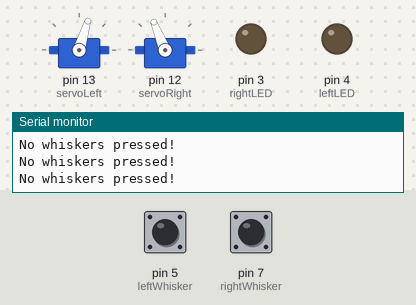
Bench run of a sketch on a simulated Arduino Uno, built with avr-gcc and run on an emulated ATmega328P. On the bench: 2 × servo, output pins drawn as LEDs (lit = HIGH), the last lines printed to the serial monitor. Inputs (shaded band) come from the test bench; at power-on: pin 5 (leftWhisker) HIGH, pin 7 (rightWhisker) HIGH.

Above: at 2.8 s.
2.9 s: pin 5 (leftWhisker) pulled LOW for 1.2 s
At 3.3 s:
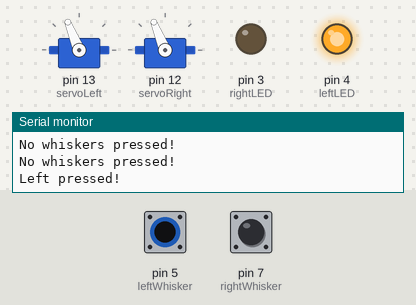
6.4 s: pin 7 (rightWhisker) pulled LOW for 1.2 s
At 7.7 s:
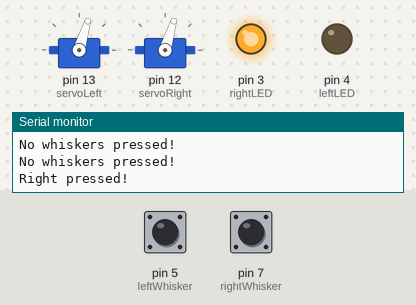
9.9 s: pin 7 (rightWhisker) pulled LOW for 3.2 s
At 14.3 s:
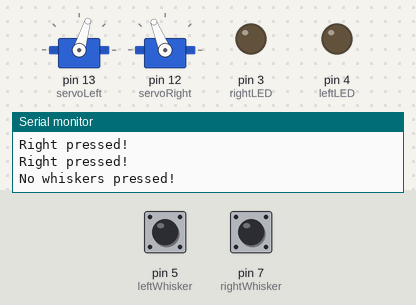
14.6 s: pin 5 (leftWhisker) pulled LOW for 3.2 s
At 15.8 s:
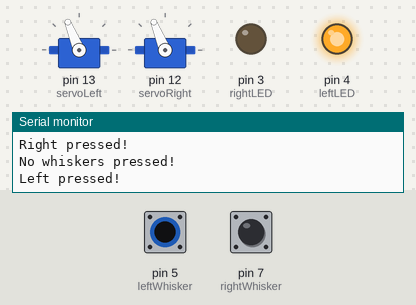
19.3 s: pin 5 (leftWhisker) driven LOW and pin 7 (rightWhisker) driven LOW
At 20.8 s:
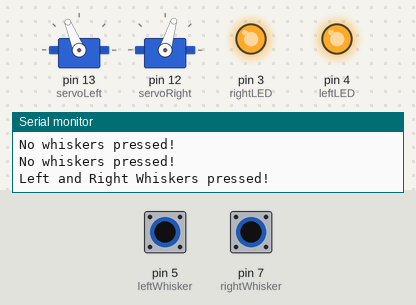
Timing chart, 0 to 22.3 s (numbered marks = the images above; inputs shaded):
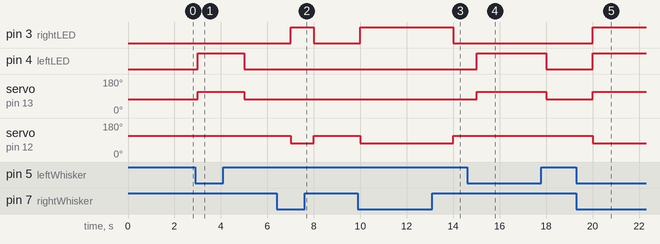

The sketch:

maze.ino
```cpp
#include <Servo.h>

Servo servoRight;
Servo servoLeft;


int leftWhisker = 5;
int rightWhisker = 7;
int rightLED = 3;
int leftLED =4;

void setup() {
  // put your setup code here, to run once:
  Serial.begin(9600);
  pinMode(leftWhisker, INPUT);
  pinMode(rightWhisker, INPUT);
  pinMode(rightLED, OUTPUT);
  pinMode(leftLED, OUTPUT);
  servoLeft.attach(13);
  servoRight.attach(12);
  servoLeft.writeMicroseconds(1500);
  servoRight.writeMicroseconds(1500);
}

void loop() {
  // put your main code here, to run repeatedly:
  int leftWValue = digitalRead(leftWhisker);
  int rightWValue = digitalRead(rightWhisker);


 /* Serial.print("Left: ");
  Serial.print(leftWValue);
  Serial.print("Right: ");
  Serial.print(rightWValue);
  */

  Serial.println("");

  if (leftWValue == 0 && rightWValue == 0){
    digitalWrite(leftLED, HIGH);
    digitalWrite(rightLED, HIGH);
    Serial.println("Left and Right Whiskers pressed!");
    backward();
    delay(1000);
    still();
  }
  else if (leftWValue == 0){
    digitalWrite(leftLED, HIGH);
    digitalWrite(rightLED, LOW);
    Serial.println("Left pressed!");
    cw();
    delay(1000);
    still();
  }
    else if (rightWValue == 0){
     digitalWrite(leftLED, LOW);
    digitalWrite(rightLED, HIGH);
    Serial.println("Right pressed!");
    ccw();
    delay(1000);
    still();
  }
  else {
     digitalWrite(leftLED, LOW);
    digitalWrite(rightLED, LOW);
    Serial.println("No whiskers pressed!");
    forward();
    delay(1000);
    still();
  }


}

void forward(){
  servoLeft.writeMicroseconds(1300);
  servoRight.writeMicroseconds(1700);
}

void backward(){
  servoLeft.writeMicroseconds(1700);
  servoRight.writeMicroseconds(1300);
}

void ccw(){
  servoLeft.writeMicroseconds(1300);
  servoRight.writeMicroseconds(1300);
}

void cw(){
  servoLeft.writeMicroseconds(1700);
  servoRight.writeMicroseconds(1700);
}

void still(){
  servoLeft.writeMicroseconds(1500);
  servoRight.writeMicroseconds(1500);
}
```

Measured:
- after the input at 2.9 s, pin 4 (leftLED): LOW → HIGH after 0.10 s, → LOW 2.0 s later; servo on pin 13 (servoLeft): 73° → 112° after 0.10 s, → 73° 2.0 s later
- after the input at 6.4 s, pin 3 (rightLED): LOW → HIGH after 0.60 s, → LOW 1.0 s later; servo on pin 12 (servoRight): 112° → 73° after 0.60 s, → 112° 1.0 s later
- after the input at 9.9 s, pin 3 (rightLED): LOW → HIGH after 0.11 s, → LOW 4.0 s later; servo on pin 12 (servoRight): 112° → 73° after 0.11 s, → 112° 4.0 s later
- after the input at 14.6 s, pin 4 (leftLED): LOW → HIGH after 0.41 s, → LOW 3.0 s later; servo on pin 13 (servoLeft): 73° → 112° after 0.41 s, → 73° 3.0 s later
- after the input at 19.3 s, pin 3 (rightLED), pin 4 (leftLED): LOW → HIGH after 0.71 s; servo on pin 13 (servoLeft): 73° → 112° after 0.71 s; servo on pin 12 (servoRight): 112° → 73° after 0.71 s
